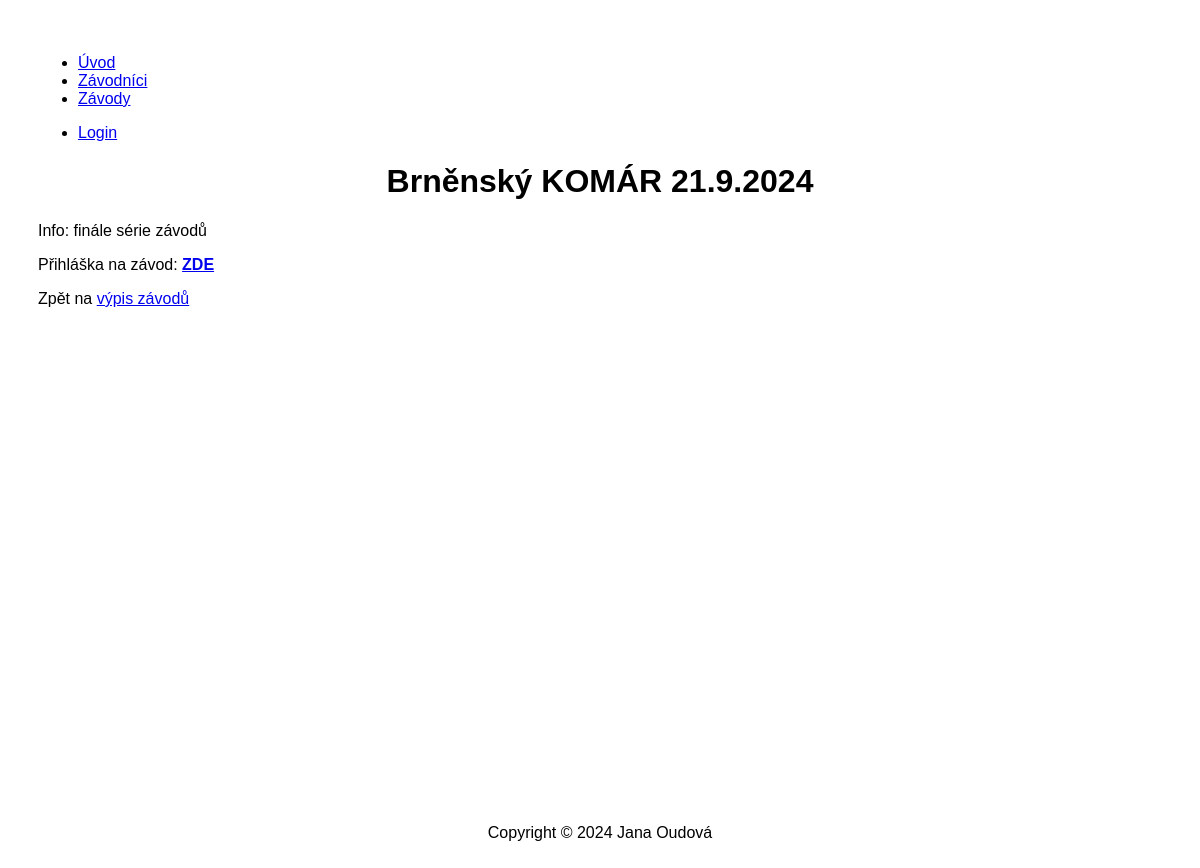
Screenshot of /all-zavod/zavod/2 with the database file from the repository.
### racer/models.py (models this page shows, shortened)
class Zavod(models.Model):
    name = models.CharField(max_length=100)
    date = models.CharField(max_length=12)
    info = models.CharField(max_length=3000, default='')

### racer/views.py (the view)
# urls.py: path('all-zavod/zavod/<int:id>', views.details_zavod, name='details_zavod'),
def details_zavod(request, id):
    zavod = Zavod.objects.get(id=id)
    template = loader.get_template('zavod.html')
    context = {
        'zavod': zavod,
    }
    return HttpResponse(template.render(context, request))

### racer/templates/zavod.html
{% extends "main.html" %}
{% block content %}
<h1>{{ zavod.name }} {{ zavod.date }}</h1>
<p>Info: {{ zavod.info }}</p>
<p>Přihláška na závod: <a href="prihlaska/{{ id }}"><b>ZDE</b></a></p>
<p>Zpět na <a href="/all-zavod">výpis závodů</a></p>
{% endblock %}

### racer/static/css/style.css (style rules this page uses)
body { font-family: Arial, Helvetica, sans-serif; padding: 30px; }
h1 { text-align: center; }

### rows the page displays
Zavod: name "Brněnský KOMÁR", date "21.9.2024", info "finále série závodů"
